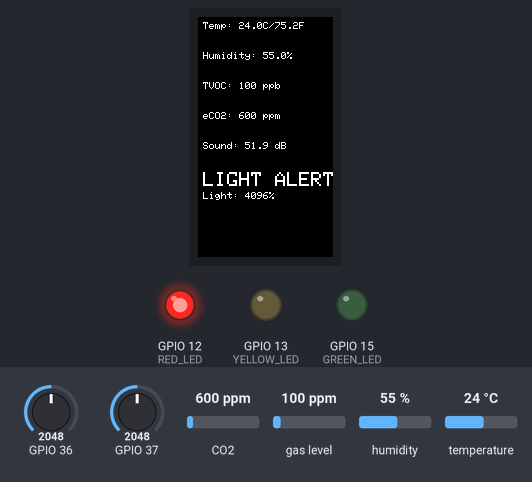
A program run on a simulated ESP32. On the bench: 135×240 colour display, output pins drawn as LEDs (lit = HIGH). The test bench sets the inputs (shaded band); at power-on: CO2 600 ppm, GPIO 37 = 2048, GPIO 36 = 2048, gas level 100 ppm, humidity 55 %, temperature 24 °C. WiFi joins after 1.5 s; servers stay silent unless stated; uploads are accepted with an empty reply; EEPROM starts erased; what the program prints to the serial monitor is not drawn.

Above: at 4.1 s.
4.2 s: CO2 set to 1050 ppm
At 5.7 s:
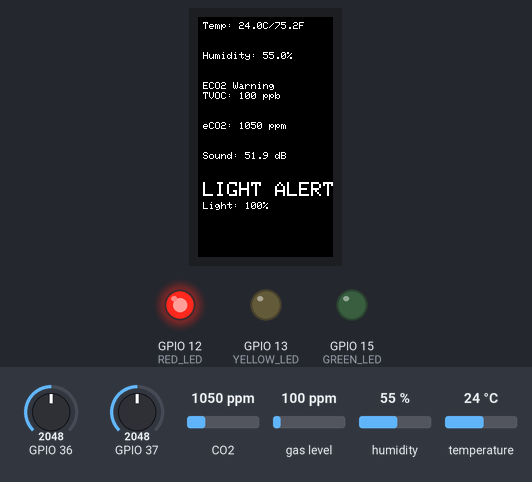
6.2 s: GPIO 37 set to 1780
At 7.8 s:
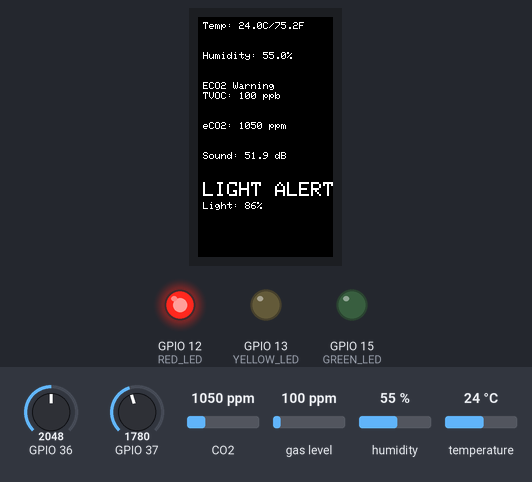
8.9 s: GPIO 37 set to 1668
At 11.1 s:
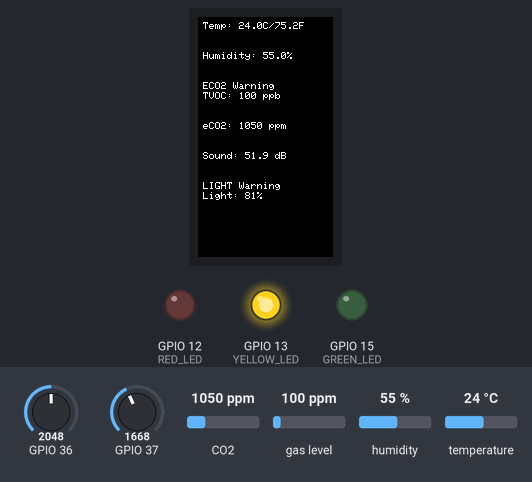
11.6 s: GPIO 36 set to 2727
14.4 s: GPIO 36 set to 2845
At 16.8 s:
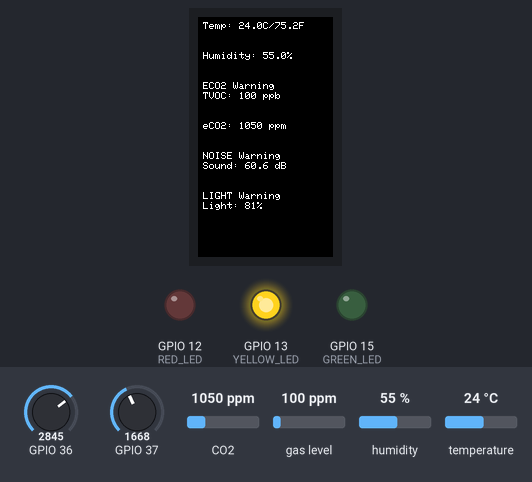
17.3 s: gas level set to 647 ppm
At 18.9 s:
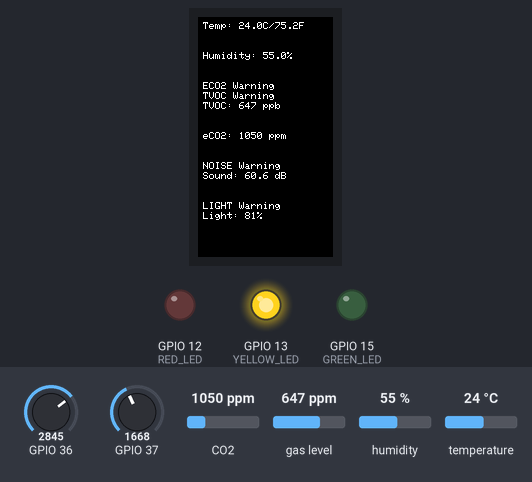
20.0 s: gas level set to 673 ppm
At 22.3 s:
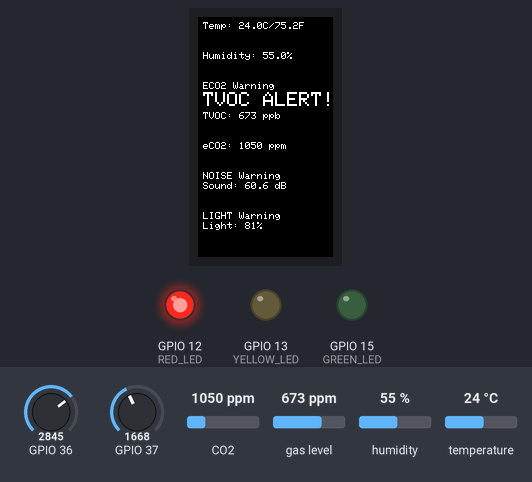
Timing chart, 0 to 23.8 s (numbered marks = the images above; inputs shaded):
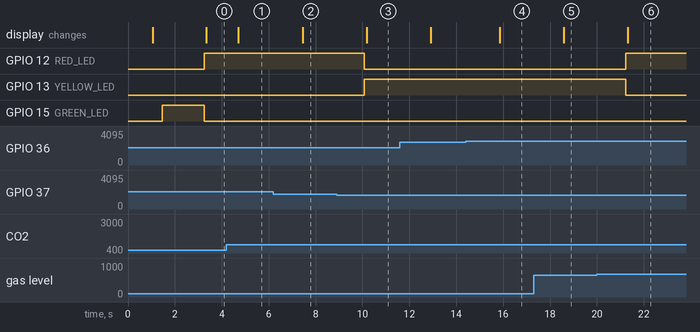

The program:

main.cpp
```cpp
#include <HTTPClient.h>
#include <WiFi.h>

#include "DHT20Sensor.h"
#include "DisplayManager.h"
#include "MAX9814.h"
#include "PhotoresistorSensor.h"
#include "SGP30Sensor.h"
#include "esp_system.h"
#include "freertos/FreeRTOS.h"
#include "freertos/task.h"
#include "nvs.h"
#include "nvs_flash.h"

SGP30Sensor airSensor;
DHT20Sensor tempSensor;
MAX9814Sensor micSensor(36);
PhotoresistorSensor lightSensor(37);

const char* url = "https://desksense.vercel.app/api/sensor";

const int GREEN_LED = 15;
const int YELLOW_LED = 13;
const int RED_LED = 12;

const float TEMP_YELLOW = 25.0;   // °C
const float TEMP_RED = 30.0;      // °C
const float HUMID_YELLOW = 60.0;  // %
const float HUMID_RED = 70.0;     // %
const float LIGHT_YELLOW = 70.0;  // %
const float LIGHT_RED = 85.0;     // %
const float NOISE_YELLOW = 60.0;  // dB
const float NOISE_RED = 70.0;     // dB
const int ECO2_YELLOW = 1000;     // ppm
const int ECO2_RED = 2000;        // ppm
const int TVOC_YELLOW = 220;      // ppb
const int TVOC_RED = 660;         // ppb

enum AlertLevel { NORMAL = 0, WARNING = 1, ALERT = 2 };
AlertLevel currentAlertLevel = NORMAL;

char ssid[50];
char password[50];
char authHeader[60];

void nvs_access() {
  // Initialize NVS
  esp_err_t err = nvs_flash_init();
  if (err == ESP_ERR_NVS_NO_FREE_PAGES ||
      err == ESP_ERR_NVS_NEW_VERSION_FOUND) {
    // NVS partition was truncated and needs to be erased
    // Retry nvs_flash_init
    ESP_ERROR_CHECK(nvs_flash_erase());
    err = nvs_flash_init();
  }
  ESP_ERROR_CHECK(err);

  // Open
  Serial.printf("\n");
  Serial.printf("Opening Non-Volatile Storage (NVS) handle... ");
  nvs_handle_t my_handle;
  err = nvs_open("storage", NVS_READWRITE, &my_handle);
  if (err != ESP_OK) {
    Serial.printf("Error (%s) opening NVS handle!\n", esp_err_to_name(err));
  } else {
    Serial.printf("Done\n");
    Serial.printf("Retrieving SSID/PASSWD/AUTHHEADER\n");
    size_t ssid_len;
    size_t password_len;
    size_t authHeader_len;

    size_t required_size;
    err = nvs_get_str(my_handle, "authHeader", NULL, &required_size);
    if (err != ESP_OK) {
      Serial.printf("Error getting authHeader size: %s\n",
                    esp_err_to_name(err));
      return;
    }

    err = nvs_get_str(my_handle, "ssid", ssid, &ssid_len);
    err |= nvs_get_str(my_handle, "password", password, &password_len);
    err |= nvs_get_str(my_handle, "authHeader", authHeader, &authHeader_len);
    switch (err) {
      case ESP_OK:
        Serial.printf("Done\n");
        Serial.printf("SSID: %s\n", ssid);
        Serial.printf("PASSWORD: %s\n", password);
        Serial.printf("AUTHHEADER: %s\n", authHeader);
        break;
      case ESP_ERR_NVS_NOT_FOUND:
        Serial.printf("The value is not initialized yet!\n");
        break;
      default:
        Serial.printf("Error (%s) reading!\n", esp_err_to_name(err));
    }
  }

  // Close
  nvs_close(my_handle);
}

void setupWiFi() {
  Serial.print("Connecting to WiFi");
  WiFi.begin(ssid, password);

  while (WiFi.status() != WL_CONNECTED) {
    delay(500);
    Serial.print(".");
  }
  Serial.println("");
  Serial.println("WiFi connected");
  Serial.println("IP address: ");
  Serial.println(WiFi.localIP());
  Serial.println("MAC address: ");
  Serial.println(WiFi.macAddress());
}

void sendSensorData() {
  if (WiFi.status() != WL_CONNECTED) return;

  char jsonBuffer[512];
  snprintf(jsonBuffer, sizeof(jsonBuffer),
           "{\"temperature\":%.2f,"
           "\"humidity\":%.2f,"
           "\"light\":%.2f,"
           "\"decibel\":%.2f,"
           "\"eCO2\":%d,"
           "\"TVOC\":%d,"
           "\"rawH2\":%d,"
           "\"rawEthanol\":%d}",
           tempSensor.getTemperatureCelsius(), tempSensor.getHumidity(),
           lightSensor.getLightPercentage(), micSensor.getDecibels(),
           airSensor.geteCO2(), airSensor.getTVOC(), airSensor.getRawH2(),
           airSensor.getRawEthanol());

  HTTPClient http;
  http.begin(url);

  http.addHeader("Content-Type", "application/json");
  http.addHeader("Authorization", authHeader);

  int httpResponseCode = http.POST(jsonBuffer);

  if (httpResponseCode > 0) {
    Serial.printf("HTTP Response code: %d\n", httpResponseCode);
    String payload = http.getString();
    Serial.println("Response payload: " + payload);
  } else {
    Serial.printf("Error code: %d\n", httpResponseCode);
  }

  http.end();
}

void updateLEDsAndDisplay(const char* sensor, float value, float yellowThresh,
                          float redThresh, int& yPos) {
  auto& display = DisplayManager::getInstance();
  char warningMsg[50];
  AlertLevel sensorLevel = NORMAL;

  if (value >= redThresh) {
    sensorLevel = ALERT;
    snprintf(warningMsg, sizeof(warningMsg), "%s ALERT!", sensor);
    display.drawText(warningMsg, 5, yPos, 2);
    yPos += 20;
  } else if (value >= yellowThresh) {
    sensorLevel = WARNING;
    snprintf(warningMsg, sizeof(warningMsg), "%s Warning", sensor);
    display.drawText(warningMsg, 5, yPos, 1);
    yPos += 10;
  }

  // Update the global alert level if this sensor's level is higher
  if (sensorLevel > currentAlertLevel) {
    currentAlertLevel = sensorLevel;
  }
}

void updateLEDs() {
  digitalWrite(GREEN_LED, LOW);
  digitalWrite(YELLOW_LED, LOW);
  digitalWrite(RED_LED, LOW);

  switch (currentAlertLevel) {
    case ALERT:
      digitalWrite(RED_LED, HIGH);
      break;
    case WARNING:
      digitalWrite(YELLOW_LED, HIGH);
      break;
    case NORMAL:
      digitalWrite(GREEN_LED, HIGH);
      break;
  }
}

void setup() {
  Serial.begin(9600);
  while (!Serial) {
    delay(10);
  }

  delay(1000);

  nvs_access();

  auto& display = DisplayManager::getInstance();
  display.begin();

  Serial.println("Attempting to find SGP30 sensor...");
  if (!airSensor.begin()) {
    while (1) {
      Serial.println("Could not find SGP30 sensor. Please check wiring.");
      delay(5000);
    }
  }
  Serial.println("Found SGP30 sensor");

  Serial.println("Attempting to find DHT20 sensor...");
  if (!tempSensor.begin()) {
    while (1) {
      Serial.println("Could not find DHT20 sensor. Please check wiring.");
      delay(5000);
    }
  }
  Serial.println("Found DHT20 sensor");

  Serial.println("Attempting to find MAX9814 sensor...");
  if (!micSensor.begin()) {
    while (1) {
      Serial.println("Could not find MAX9814 sensor. Please check wiring.");
      delay(5000);
    }
  }
  Serial.println("Found MAX9814 sensor");
  micSensor.setDbRange(35.0, 80.0);

  Serial.println("Attempting to find Photoresistor sensor...");
  if (!lightSensor.begin()) {
    while (1) {
      Serial.println(
          "Could not find Photoresistor sensor. Please check wiring.");
      delay(5000);
    }
  }
  Serial.println("Found Photoresistor sensor");
  lightSensor.setThresholds(10, 40);

  pinMode(GREEN_LED, OUTPUT);
  pinMode(YELLOW_LED, OUTPUT);
  pinMode(RED_LED, OUTPUT);
  digitalWrite(GREEN_LED, HIGH);  // Start with green LED on

  setupWiFi();
}

void loop() {
  auto& display = DisplayManager::getInstance();
  display.clearScreen();

  // Reset the alert level at the start of each loop
  currentAlertLevel = NORMAL;

  int yPos = 5;

  if (tempSensor.measure()) {
    float temp = tempSensor.getTemperatureCelsius();
    float humidity = tempSensor.getHumidity();

    updateLEDsAndDisplay("TEMP", temp, TEMP_YELLOW, TEMP_RED, yPos);
    updateLEDsAndDisplay("HUMIDITY", humidity, HUMID_YELLOW, HUMID_RED, yPos);
    tempSensor.printMeasurements();
    tempSensor.displayMeasurements(yPos);
  }

  if (airSensor.measure()) {
    updateLEDsAndDisplay("ECO2", airSensor.geteCO2(), ECO2_YELLOW, ECO2_RED,
                         yPos);
    updateLEDsAndDisplay("TVOC", airSensor.getTVOC(), TVOC_YELLOW, TVOC_RED,
                         yPos);
    airSensor.printMeasurements();
    airSensor.displayMeasurements(yPos);
  }

  if (micSensor.measure()) {
    updateLEDsAndDisplay("NOISE", micSensor.getDecibels(), NOISE_YELLOW,
                         NOISE_RED, yPos);
    micSensor.printMeasurements();
    micSensor.displayMeasurements(yPos);
  }

  if (lightSensor.measure()) {
    updateLEDsAndDisplay("LIGHT", lightSensor.getLightPercentage(),
                         LIGHT_YELLOW, LIGHT_RED, yPos);
    lightSensor.printMeasurements();
    lightSensor.displayMeasurements(yPos);
  }

  updateLEDs();

  display.pushToDisplay();
  delay(1000);

  static unsigned long lastSendTime = 0;
  const unsigned long SEND_INTERVAL = 15000;  // Send every 15 seconds

  if (millis() - lastSendTime >= SEND_INTERVAL) {
    sendSensorData();
    lastSendTime = millis();
  }
}
```

BaseSensor.h
```cpp
#ifndef BASE_SENSOR_H
#define BASE_SENSOR_H

#include "DisplayManager.h"

class BaseSensor {
 public:
  virtual ~BaseSensor() = default;
  virtual bool begin() = 0;
  virtual bool measure() = 0;
  virtual void printMeasurements() = 0;
  virtual void displayMeasurements(int& yPos) = 0;  // New method

 protected:
  bool isInitialized = false;
};

#endif
```

DHT20Sensor.h
```cpp
#ifndef DHT20_SENSOR_H
#define DHT20_SENSOR_H

#include <Adafruit_AHTX0.h>
#include <Arduino.h>

#include "BaseSensor.h"

class DHT20Sensor : public BaseSensor {
 public:
  DHT20Sensor() = default;

  bool begin() override {
    if (!aht.begin()) {
      return false;
    }
    isInitialized = true;
    return true;
  }

  bool measure() override {
    if (!isInitialized) return false;

    sensors_event_t humidity, temp;
    aht.getEvent(&humidity, &temp);

    currentTemp = temp.temperature;
    currentTempF = celsiusToFahrenheit(currentTemp);
    currentHumidity = humidity.relative_humidity;

    return true;
  }

  void printMeasurements() override {
    if (!isInitialized) return;

    Serial.print("Temperature: ");
    Serial.print(currentTemp);
    Serial.print(" °C / ");
    Serial.print(currentTempF);
    Serial.println(" °F");

    Serial.print("Humidity: ");
    Serial.print(currentHumidity);
    Serial.println(" RH %");
  }

  void displayMeasurements(int& yPos) override {
    if (!isInitialized) return;

    char buffer[40];
    auto& display = DisplayManager::getInstance();

    snprintf(buffer, sizeof(buffer), "Temp: %.1fC/%.1fF", currentTemp,
             currentTempF);
    display.drawText(buffer, 5, yPos);
    yPos += 30;

    snprintf(buffer, sizeof(buffer), "Humidity: %.1f%%", currentHumidity);
    display.drawText(buffer, 5, yPos);
    yPos += 30;
  }

  // Getters
  float getTemperatureCelsius() const { return currentTemp; }
  float getTemperatureFahrenheit() const { return currentTempF; }
  float getHumidity() const { return currentHumidity; }

 private:
  Adafruit_AHTX0 aht;
  float currentTemp = 0.0f;    // Celsius
  float currentTempF = 32.0f;  // Fahrenheit
  float currentHumidity = 0.0f;

  // Utility function for temperature conversion
  static float celsiusToFahrenheit(float celsius) {
    return (celsius * 9.0f / 5.0f) + 32.0f;
  }
};

#endif
```

DisplayManager.h
```cpp
#ifndef DISPLAY_MANAGER_H
#define DISPLAY_MANAGER_H

#include <TFT_eSPI.h>

class DisplayManager {
 public:
  static DisplayManager& getInstance() {
    static DisplayManager instance;
    return instance;
  }

  bool begin() {
    tft.init();
    tft.setRotation(0);  // Portrait mode (was Landscape)
    tft.fillScreen(TFT_BLACK);
    tft.setTextColor(TFT_WHITE, TFT_BLACK);

    // Create sprite buffer
    sprite.createSprite(tft.width(), tft.height());
    sprite.setTextColor(TFT_WHITE, TFT_BLACK);
    return true;
  }

  void clearScreen() {
    sprite.fillSprite(TFT_BLACK);
    sprite.setCursor(0, 0);
  }

  void drawText(const char* text, int x, int y, uint8_t size = 1) {
    sprite.setTextSize(size);
    sprite.drawString(text, x, y);
  }

  void pushToDisplay() { sprite.pushSprite(0, 0); }

  TFT_eSPI* getTFT() { return &tft; }

 private:
  DisplayManager() = default;
  TFT_eSPI tft;
  TFT_eSprite sprite = TFT_eSprite(&tft);
};

#endif
```

MAX9814.h
```cpp
#ifndef MAX9814_SENSOR_H
#define MAX9814_SENSOR_H

#include <Arduino.h>

#include "BaseSensor.h"

class MAX9814Sensor : public BaseSensor {
 public:
  MAX9814Sensor(uint8_t outputPin) : analogPin(outputPin) {}

  bool begin() override {
    pinMode(analogPin, INPUT);

    isInitialized = true;
    return true;
  }

  bool measure() override {
    if (!isInitialized) return false;

    // Take multiple samples to get a more stable reading
    long sum = 0;
    for (int i = 0; i < SAMPLE_COUNT; i++) {
      int16_t sample = analogRead(analogPin);
      sum += abs(sample - DC_OFFSET);
      delay(1);  // Short delay between samples
    }

    // Calculate average
    float average = sum / SAMPLE_COUNT;

    // Convert to decibels (approximate)
    // Note: This needs calibration for accurate readings
    currentDb = map(average, 0, maxAnalogValue(), DB_MIN, DB_MAX);

    return true;
  }

  void printMeasurements() override {
    if (!isInitialized) return;

    Serial.print("Sound Level: ");
    Serial.print(currentDb);
    Serial.println(" dB");
  }

  void displayMeasurements(int& yPos) override {
    if (!isInitialized) return;

    char buffer[40];
    auto& display = DisplayManager::getInstance();

    snprintf(buffer, sizeof(buffer), "Sound: %.1f dB", currentDb);
    display.drawText(buffer, 5, yPos);
    yPos += 30;
  }

  // Getter
  float getDecibels() const { return currentDb; }

  // Calibration methods
  void setDbRange(float minDb, float maxDb) {
    DB_MIN = minDb;
    DB_MAX = maxDb;
  }

 private:
  const uint8_t analogPin;
  const uint16_t SAMPLE_COUNT = 100;  // Number of samples to average
  const uint16_t DC_OFFSET = 512;     // Midpoint of analog reading

  float currentDb = 0.0f;
  float DB_MIN = 48.0f;  // Minimum dB value (adjust based on calibration)
  float DB_MAX = 90.0f;  // Maximum dB value (adjust based on calibration)

  // Helper function to get maximum analog value based on board's ADC resolution
  int maxAnalogValue() {
#if defined(ARDUINO_ARCH_SAMD) || defined(ARDUINO_ARCH_ESP32)
    return 4095;  // 12-bit ADC
#else
    return 1023;  // 10-bit ADC
#endif
  }

  float map(float x, float in_min, float in_max, float out_min, float out_max) {
    return (x - in_min) * (out_max - out_min) / (in_max - in_min) + out_min;
  }
};

#endif
```

PhotoresistorSensor.h
```cpp
#ifndef PHOTORESISTOR_SENSOR_H
#define PHOTORESISTOR_SENSOR_H

#include <Arduino.h>

#include "BaseSensor.h"

class PhotoresistorSensor : public BaseSensor {
 public:
  PhotoresistorSensor(uint8_t sensorPin) : analogPin(sensorPin) {}

  bool begin() override {
    // Initialize sensor
    pinMode(analogPin, INPUT);

    // Take a few readings to stabilize
    for (int i = 0; i < 5; i++) {
      measure();
      delay(10);
    }

    isInitialized = true;
    return true;
  }

  bool measure() override {
    if (!isInitialized) return false;

    // Take multiple samples to get a more stable reading
    long sum = 0;
    for (int i = 0; i < SAMPLE_COUNT; i++) {
      sum += analogRead(analogPin);
      delay(2);
    }

    // Calculate average
    currentRawValue = sum / SAMPLE_COUNT;

    // Map raw value to percentage (0 - 50) = (0% - 100%)
    currentLightPercent = map(currentRawValue, minReading, maxReading, 0, 100);

    // Update min/max values
    if (currentRawValue < minReading || minReading == -1)
      minReading = currentRawValue;
    if (currentRawValue > maxReading) maxReading = currentRawValue;

    return true;
  }

  void printMeasurements() override {
    if (!isInitialized) return;

    Serial.print("Light Level: ");
    Serial.print(currentLightPercent);
    Serial.print("% (Raw: ");
    Serial.print(currentRawValue);
    Serial.println(")");
  }

  void displayMeasurements(int& yPos) override {
    if (!isInitialized) return;

    char buffer[40];
    auto& display = DisplayManager::getInstance();

    snprintf(buffer, sizeof(buffer), "Light: %d%%", (int)currentLightPercent);
    display.drawText(buffer, 5, yPos);
    yPos += 30;
  }

  // Getters
  float getLightPercentage() const { return currentLightPercent; }
  int getRawValue() const { return currentRawValue; }

  // Optional: Get min/max readings for calibration
  int getMinReading() const { return minReading; }
  int getMaxReading() const { return maxReading; }

  // Reset min/max values
  void resetMinMax() {
    minReading = -1;
    maxReading = 0;
  }

  // Calibration
  void setThresholds(int darkThreshold, int brightThreshold) {
    this->darkThreshold = darkThreshold;
    this->brightThreshold = brightThreshold;
  }

  // Light level categories
  enum class LightLevel { DARK, DIM, BRIGHT };

  LightLevel getLightLevel() const {
    if (currentRawValue <= darkThreshold) {
      return LightLevel::DARK;
    } else if (currentRawValue >= brightThreshold) {
      return LightLevel::BRIGHT;
    }
    return LightLevel::DIM;
  }

 private:
  const uint8_t analogPin;
  const uint8_t SAMPLE_COUNT = 10;  // Number of samples to average

  int currentRawValue = 0;
  float currentLightPercent = 0.0f;

  int minReading = 0;
  int maxReading = 50;

  // Thresholds for light level categories (can be adjusted)
  int darkThreshold = 100;    // Readings below this are considered dark
  int brightThreshold = 900;  // Readings above this are considered bright

  float map(float x, float in_min, float in_max, float out_min, float out_max) {
    return (x - in_min) * (out_max - out_min) / (in_max - in_min) + out_min;
  }
};

#endif
```

Source omitted: SGP30Sensor.h (2209 bytes)

Measured:
- the behaviour switches between 1741 and 1740 on GPIO 37 (found by bisection; images 2 and 3)
- the behaviour switches between 2786 and 2787 on GPIO 36 (found by bisection; images 3 and 4)
- the behaviour switches between 659 and 660 ppm on gas level (found by bisection; images 5 and 6)
- after the input at 4.2 s, the display: changes after 0.51 s (image 1)
- after the input at 6.2 s, the display: changes after 1.2 s (image 2)
- after the input at 8.9 s, GPIO 12 (RED_LED): HIGH → LOW after 1.2 s; GPIO 13 (YELLOW_LED): LOW → HIGH after 1.2 s; the display: changes after 1.3 s (image 3)
- after the input at 14.4 s, the display: changes after 1.4 s (image 4)
- after the input at 17.3 s, the display: changes after 1.3 s (image 5)
- after the input at 20.0 s, GPIO 12 (RED_LED): LOW → HIGH after 1.2 s; GPIO 13 (YELLOW_LED): HIGH → LOW after 1.2 s; the display: changes after 1.3 s (image 6)
